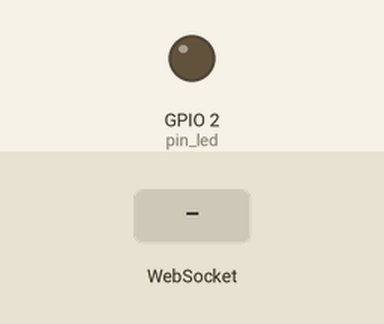
Recording of a sketch running on a simulated ESP8266 (NodeMCU). Parts: output pins drawn as LEDs (lit = HIGH). The test bench sets the inputs (shaded band). WiFi joins after 1.5 s; servers stay silent unless stated; what the sketch prints to the serial monitor is not drawn.

Above: at 2.7 s.
2.8 s: WebSocket text "#" received
At 3.1 s:
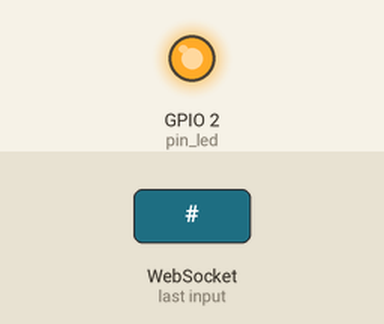
Timing chart, 0 to 5.8 s (numbered marks = the images above; inputs shaded):
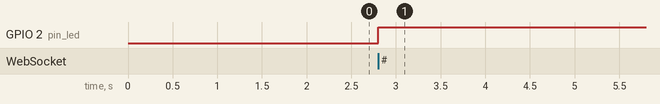

Measured:
- after the input at 2.8 s, GPIO 2 (pin_led): LOW → HIGH at once

The sketch:

WEBSOCKETJSON.ino
```cpp
// (licence header left out)
#include <ESP8266WiFi.h>
#include <ESP8266WebServer.h>
#include <WebSocketsServer.h>
// https://arduinojson.org/v6/example/generator/

#include <ArduinoJson.h>
ESP8266WebServer server;
WebSocketsServer webSocket = WebSocketsServer(81);


  long lastMsg = 0;
uint8_t pin_led = 2;
char* ssid = "RED-WIFI";
char* password = "clavered1";

  int temp1 = 0;
  int temp2 = 1;
  int volts = 2;

char webpage[] PROGMEM = R"=====(
<html>
<head>
  <script>
    var Socket;
    function init() {
      Socket = new WebSocket('ws://' + window.location.hostname + ':81/');
      Socket.onmessage = function(event){
        document.getElementById("rxConsole").value += event.data;
      }
    }
    function sendText(){
      Socket.send(document.getElementById("txBar").value);
      document.getElementById("txBar").value = "";
    }
    function sendBrightness(){
      Socket.send("#"+document.getElementById("brightness").value);
    }
  </script>
</head>
<body onload="javascript:init()">
  <div>
    <textarea id="rxConsole"></textarea>
  </div>
  <hr/>
  <div>
    <input type="text" id="txBar" onkeydown="if(event.keyCode == 13) sendText();" />
  </div>
  <hr/>
  <div>
    <input type="range" min="0" max="1023" value="512" id="brightness" oninput="sendBrightness()" />
  </div>
</body>
</html>
)=====";

void setup()
{
     // Allocate the JSON document
  //
  // Inside the brackets, 200 is the RAM allocated to this document.
  // Don't forget to change this value to match your requirement.
  // Use arduinojson.org/v6/assistant to compute the capacity.
  StaticJsonDocument<200> doc;
  // StaticJsonObject allocates memory on the stack, it can be
  // replaced by DynamicJsonDocument which allocates in the heap.
  //
  // DynamicJsonDocument  doc(200);

  // Add values in the document
  //
  doc["sensor"] = "gps";
  doc["time"] = 1351824120;
    // Add an array.
  //
  JsonArray data = doc.createNestedArray("data");
  data.add(48.756080);
  data.add(2.302038);

  // Generate the minified JSON and send it to the Serial port.
  //
  serializeJson(doc, Serial);
  // The above line prints:
  // {"sensor":"gps","time":1351824120,"data":[48.756080,2.302038]}

  // Start a new line
    Serial.println();

    // Generate the prettified JSON and send it to the Serial port.
  //
  serializeJsonPretty(doc, Serial);
  // The above line prints:
  // {
  //   "sensor": "gps",
  //   "time": 1351824120,
  //   "data": [
  //     48.756080,
  //     2.302038
  //   ]
  // }
  pinMode(pin_led, OUTPUT);
  WiFi.begin(ssid,password);
  Serial.begin(115200);
  while(WiFi.status()!=WL_CONNECTED)
  {
    Serial.print(".");
    delay(500);
  }
  Serial.println("");
  Serial.print("IP Address: ");
  Serial.println(WiFi.localIP());

  server.on("/",[](){
    server.send_P(200, "text/html", webpage);
  });
  server.begin();
  webSocket.begin();
  webSocket.onEvent(webSocketEvent);
}

void loop()
{
   long now = millis();
  webSocket.loop();
  server.handleClient();
  if(Serial.available() > 0){
    char c[] = {(char)Serial.read()};
    webSocket.broadcastTXT(c, sizeof(c));
  }


if (now - lastMsg > 5000){
lastMsg = now;
temp1++;
temp2++;
volts++;

   StaticJsonDocument<200> doc;
  // StaticJsonObject allocates memory on the stack, it can be
  // replaced by DynamicJsonDocument which allocates in the heap.
  //
  // DynamicJsonDocument  doc(200);

  // Add values in the document
  //
  doc["sensor"] = temp1;
  doc["time"] = volts;
    // Add an array.
  //
  JsonArray data = doc.createNestedArray("data");
  data.add(48.756080);
  data.add(2.302038);

  // Generate the minified JSON and send it to the Serial port.
  //
 // serializeJson(doc, Serial);
  // The above line prints:
  // {"sensor":"gps","time":1351824120,"data":[48.756080,2.302038]}

  // Start a new line
//    Serial.println();

    // Generate the prettified JSON and send it to the Serial port.
  //
  serializeJsonPretty(doc, Serial);
 //char c[] = {(char)temp1};
// char cadena[] = "{hola}";
String cadena="";
 serializeJson(doc, cadena);
 //char *c = cadena.c_str();
 // char *c = cadena.c_str();
  webSocket.broadcastTXT(cadena.c_str());

}

}

void webSocketEvent(uint8_t num, WStype_t type, uint8_t * payload, size_t length){
  if(type == WStype_TEXT){
    if(payload[0] == '#'){
      uint16_t brightness = (uint16_t) strtol((const char *) &payload[1], NULL, 10);
      brightness = 1024 - brightness;
      analogWrite(pin_led, brightness);
      Serial.print("brightness= ");
      Serial.println(brightness);
    }

    else{
      for(int i = 0; i < length; i++)
        Serial.print((char) payload[i]);
      Serial.println();
    }
  }

}
```
